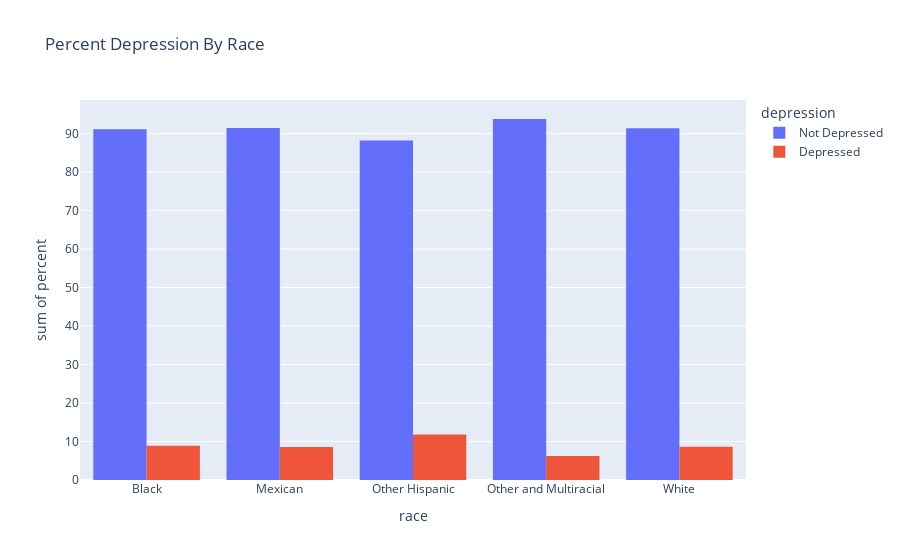

Write notebook code for a chart like this one.
### Code cell
fig = px.histogram(temp_df, x="race", y='percent', color="depression", 
                   barmode="group", 
                   title="Percent Depression By Race")
fig.show()

### Figure 1 — Plotly figure (JSON) as saved in the notebook; plotly's stock layout.template omitted (floating-point values rounded to 4 significant figures)
{"data": [{"alignmentgroup": "True", "bingroup": "x", "histfunc": "sum", "hovertemplate": "depression=Not Depressed<br>race=%{x}<br>sum of percent=%{y}<extra></extra>", "legendgroup": "Not Depressed", "marker": {"color": "#636efa"}, "name": "Not Depressed", "offsetgroup": "Not Depressed", "orientation": "v", "showlegend": true, "type": "histogram", "x": ["Black", "Mexican", "Other Hispanic", "Other and Multiracial", "White"], "xaxis": "x", "y": [91.07, 91.4, 88.16, 93.76, 91.38], "yaxis": "y"}, {"alignmentgroup": "True", "bingroup": "x", "histfunc": "sum", "hovertemplate": "depression=Depressed<br>race=%{x}<br>sum of percent=%{y}<extra></extra>", "legendgroup": "Depressed", "marker": {"color": "#EF553B"}, "name": "Depressed", "offsetgroup": "Depressed", "orientation": "v", "showlegend": true, "type": "histogram", "x": ["Black", "Mexican", "Other Hispanic", "Other and Multiracial", "White"], "xaxis": "x", "y": [8.928, 8.597, 11.84, 6.237, 8.624], "yaxis": "y"}], "layout": {"barmode": "group", "legend": {"title": {"text": "depression"}, "tracegroupgap": 0}, "title": {"text": "Percent Depression By Race"}, "xaxis": {"anchor": "y", "domain": [0, 1], "title": {"text": "race"}}, "yaxis": {"anchor": "x", "domain": [0, 1], "title": {"text": "sum of percent"}}}}
